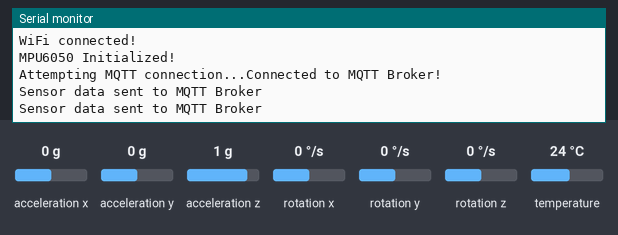
Recording of a sketch running on a simulated ESP32. Parts: the last lines printed to the serial monitor. The inputs (shaded band) are chosen by the test bench; at power-on: acceleration x 0 g, rotation x 0 °/s, rotation y 0 °/s, rotation z 0 °/s, acceleration y 0 g, acceleration z 1 g, temperature 24 °C. WiFi joins after 1.5 s; servers stay silent unless stated; random numbers use the default seed unless the sketch sets one; no MQTT or app messages arrive unless stated.

Above: at 2.8 s.
2.9 s: acceleration x set to -1.4 g
At 4.1 s:
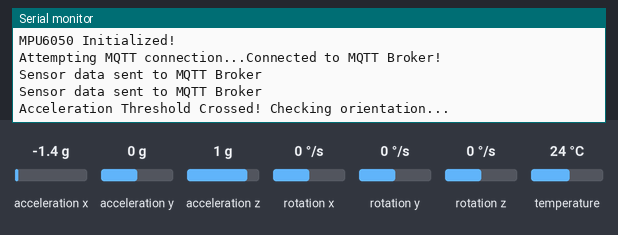
5.6 s: rotation x set to -192 °/s
At 6.5 s:
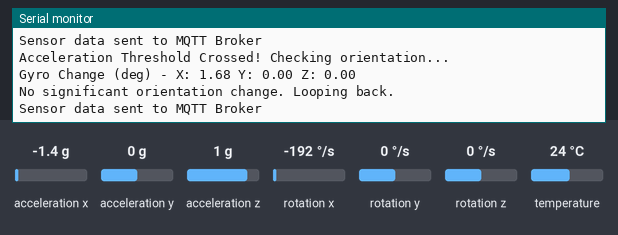
7.1 s: rotation y set to -192 °/s
At 8.0 s:
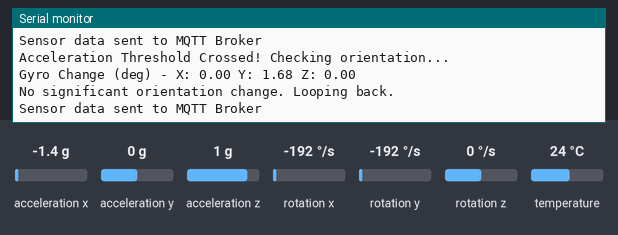
8.6 s: rotation z set to -192 °/s
At 9.5 s:
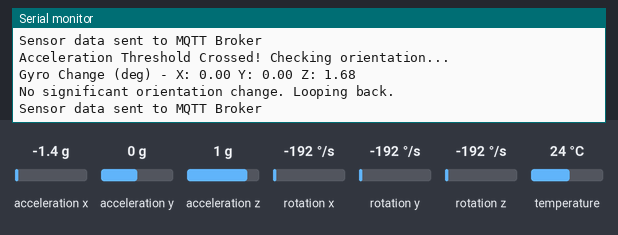

The sketch:

testing.ino
```cpp
// #include <Adafruit_MPU6050.h>
// #include <Adafruit_Sensor.h>
// #include <Wire.h>

// Adafruit_MPU6050 mpu;


// const float ACCEL_THRESHOLD = 11;
// const float GYRO_CHANGE_THRESHOLD = 4;
// const int TIME_WINDOW = 500;

// void setup() {
//   Serial.begin(115200);
//   while (!Serial) delay(10);

//   if (!mpu.begin()) {
//     Serial.println("Failed to find MPU6050 chip");
//     while (1) delay(10);
//   }
//   Serial.println("MPU6050 Found!");

//   // Configure MPU6050
//   mpu.setAccelerometerRange(MPU6050_RANGE_2_G);
//   mpu.setGyroRange(MPU6050_RANGE_500_DEG);
//   mpu.setFilterBandwidth(MPU6050_BAND_21_HZ);
// }

// void loop() {

//   sensors_event_t a, g, temp;
//   mpu.getEvent(&a, &g, &temp);

//   float ax = a.acceleration.x;
//   float ay = a.acceleration.y;
//   float az = a.acceleration.z;
//   float totalAccel = sqrt(ax * ax + ay * ay + az * az);


//   Serial.print("Total Acceleration (m/s²): ");
//   Serial.println(totalAccel);


//   if (totalAccel > ACCEL_THRESHOLD) {
//     Serial.println("Acceleration Threshold Crossed! Checking orientation...");


//     float initialGx = g.gyro.x;
//     float initialGy = g.gyro.y;
//     float initialGz = g.gyro.z;


//     delay(TIME_WINDOW);


//     mpu.getEvent(&a, &g, &temp);


//     float deltaGx = abs(g.gyro.x - initialGx) * (TIME_WINDOW / 1000.0);
//     float deltaGy = abs(g.gyro.y - initialGy) * (TIME_WINDOW / 1000.0);
//     float deltaGz = abs(g.gyro.z - initialGz) * (TIME_WINDOW / 1000.0);


//     Serial.print("Gyro Change (deg) - X: ");
//     Serial.print(deltaGx);
//     Serial.print(" Y: ");
//     Serial.print(deltaGy);
//     Serial.print(" Z: ");
//     Serial.println(deltaGz);

//     if (deltaGx > GYRO_CHANGE_THRESHOLD || deltaGy > GYRO_CHANGE_THRESHOLD || deltaGz > GYRO_CHANGE_THRESHOLD) {
//       Serial.println("Fall Detected!");
//     } else {
//       Serial.println("No significant orientation change. Looping back.");
//     }
//   }

//   delay(100); // Sampling rate
// }


#include <WiFi.h>
#include <PubSubClient.h>
#include <Wire.h>
#include <Adafruit_MPU6050.h>
#include <Adafruit_Sensor.h>

const char* ssid = "";
const char* password = "";
const char* mqtt_server = "broker.emqx.io";
const int mqtt_port = 1883;
const char* mqtt_topic_pub = "sensor_data";

WiFiClient espClient;
PubSubClient client(espClient);
Adafruit_MPU6050 mpu;

const float ACCEL_THRESHOLD = 11.0;
const float GYRO_CHANGE_THRESHOLD = 4.0;
const int TIME_WINDOW = 500;

void setup_wifi() {
    Serial.print("Connecting to WiFi: ");
    Serial.println(ssid);
    WiFi.begin(ssid, password);
    while (WiFi.status() != WL_CONNECTED) {
        delay(500);
        Serial.print(".");
    }
    Serial.println("\nWiFi connected!");
}

void reconnect() {
    while (!client.connected()) {
        Serial.print("Attempting MQTT connection...");
        String clientId = "ESP32Client-" + String(random(0xffff), HEX);
        if (client.connect(clientId.c_str())) {
            Serial.println("Connected to MQTT Broker!");
        } else {
            Serial.print("Failed, rc=");
            Serial.print(client.state());
            Serial.println(" Retrying in 5 seconds...");
            delay(5000);
        }
    }
}

void setup() {
    Serial.begin(115200);
    setup_wifi();
    client.setServer(mqtt_server, mqtt_port);

    if (!mpu.begin()) {
        Serial.println("Failed to find MPU6050 chip");
        while (1) delay(10);
    }
    Serial.println("MPU6050 Initialized!");

    mpu.setAccelerometerRange(MPU6050_RANGE_2_G);
    mpu.setGyroRange(MPU6050_RANGE_500_DEG);
    mpu.setFilterBandwidth(MPU6050_BAND_21_HZ);
    delay(100);
}

void loop() {
    if (!client.connected()) {
        reconnect();
    }
    client.loop();

    sensors_event_t a, g, temp;
    mpu.getEvent(&a, &g, &temp);

    float ax = a.acceleration.x;
    float ay = a.acceleration.y;
    float az = a.acceleration.z;
    float totalAccel = sqrt(ax * ax + ay * ay + az * az);

    bool fallDetected = false;

    if (totalAccel > ACCEL_THRESHOLD) {
        Serial.println("Acceleration Threshold Crossed! Checking orientation...");

        float initialGx = g.gyro.x;
        float initialGy = g.gyro.y;
        float initialGz = g.gyro.z;

        delay(TIME_WINDOW);

        mpu.getEvent(&a, &g, &temp);

        float deltaGx = abs(g.gyro.x - initialGx) * (TIME_WINDOW / 1000.0);
        float deltaGy = abs(g.gyro.y - initialGy) * (TIME_WINDOW / 1000.0);
        float deltaGz = abs(g.gyro.z - initialGz) * (TIME_WINDOW / 1000.0);

        Serial.print("Gyro Change (deg) - X: ");
        Serial.print(deltaGx);
        Serial.print(" Y: ");
        Serial.print(deltaGy);
        Serial.print(" Z: ");
        Serial.println(deltaGz);

        if (deltaGx > GYRO_CHANGE_THRESHOLD || deltaGy > GYRO_CHANGE_THRESHOLD || deltaGz > GYRO_CHANGE_THRESHOLD) {
            Serial.println("Fall Detected!");
            fallDetected = true;
        } else {
            Serial.println("No significant orientation change. Looping back.");
        }
    }

    // Construct JSON message
    String message = "{";
    message += "\"Ax\": " + String(ax) + ", ";
    message += "\"Ay\": " + String(ay) + ", ";
    message += "\"Az\": " + String(az) + ", ";
    message += "\"Gx\": " + String(g.gyro.x) + ", ";
    message += "\"Gy\": " + String(g.gyro.y) + ", ";
    message += "\"Gz\": " + String(g.gyro.z) + ", ";
    message += "\"TotalAccel\": " + String(totalAccel) + ", ";
    message += "\"FallDetected\": \"" + String(fallDetected ? "YES" : "NO") + "\"";
    message += "}";

    client.publish(mqtt_topic_pub, message.c_str());
    Serial.println("Sensor data sent to MQTT Broker");

    delay(1000);
}
```

Measured:
- after the input at 2.9 s, the serial monitor: prints a new line after 0.76 s (image 1)
- after the input at 5.6 s, the serial monitor: prints a new line after 0.07 s (image 2)
- after the input at 7.1 s, the serial monitor: prints a new line after 0.09 s (image 3)
- after the input at 8.6 s, the serial monitor: prints a new line after 0.10 s (image 4)
